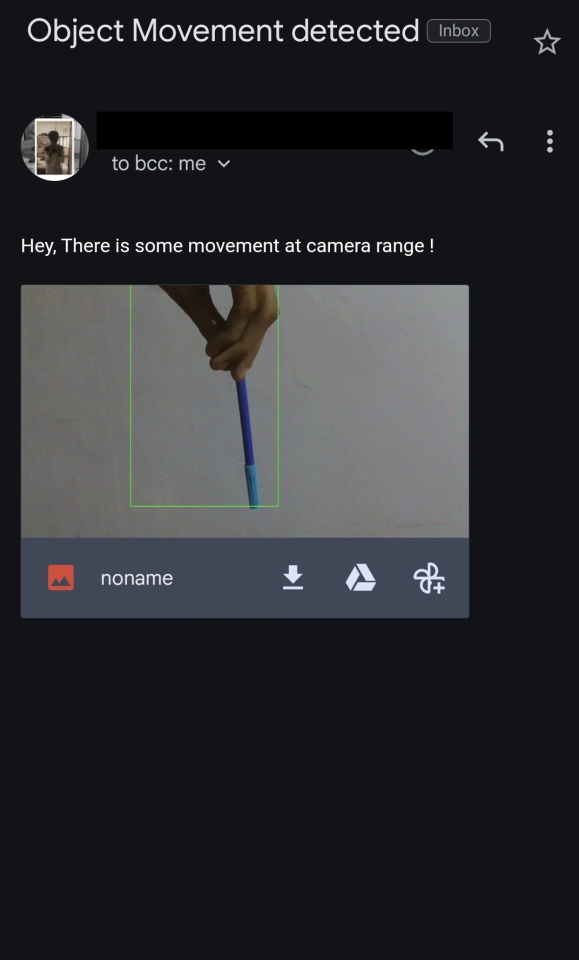
#> input picture app9/exmp.jpg, 1158 x 1920 px, given in place of the camera (shown at 1/2 size)
$ python main.py
#> lines starting #> are read from the running program, lines starting #| are printed output that depends on the picture
from itertools import count
import cv2, glob
from websocket import send
from emailing import send_mail
import time
import os
from threading import Thread

# Initializing video capture from the default camera
video = cv2.VideoCapture(0)
time.sleep(1)  # Allow the camera to warm up

status_list = []  # To track the status of motion detection
first_frame = None  # To store the first frame for background subtraction
count = 0  # To count and name saved images

def clean_folder():
    # Function to clean the images folder by removing all PNG files
    images = glob.glob("images/*.png")
    for image in images:
        os.remove(image)

while True:
    status = 0  # Reset status for each frame
    check, frame = video.read()  # Read a frame from the video capture
#> frame is the input picture: shape (1920, 1158, 3); mean B, G, R 48.3, 44.7, 43.6
    if not check:
        break  # Exit if frame is not read successfully

    # Pre-Processing Frames
    gray_frame = cv2.cvtColor(frame, cv2.COLOR_BGR2GRAY)  # Convert frame to grayscale
    gray_frame_gau = cv2.GaussianBlur(gray_frame, (21, 21), 0)  # Apply Gaussian Blur
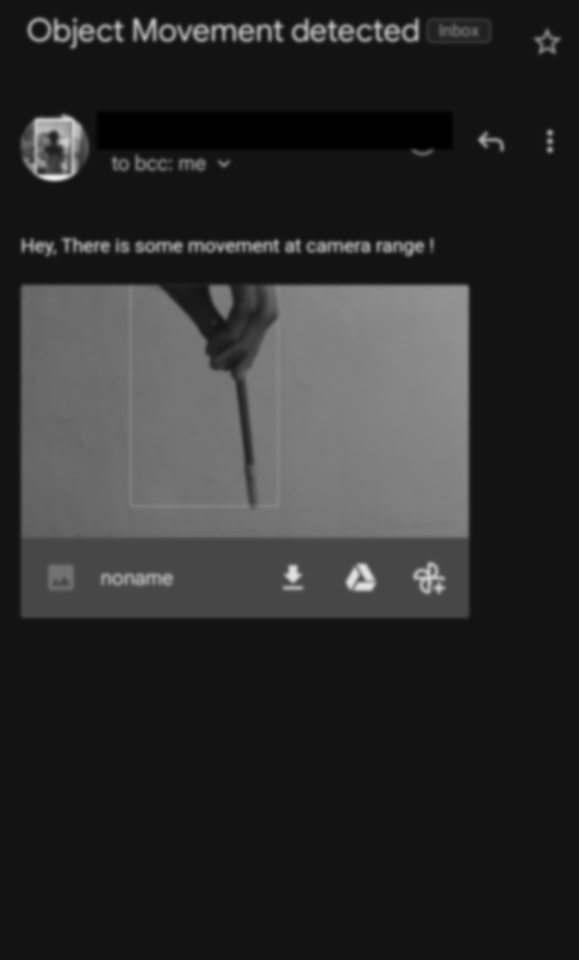
#> gray_frame_gau: shape (1920, 1158) (shown at 1/2 size); min 0, max 237, mean 44.7

    if first_frame is None:
        first_frame = gray_frame_gau  # Set the first frame for background subtraction

    delta_frame = cv2.absdiff(first_frame, gray_frame_gau)  # Compute difference between first frame and current frame
#> delta_frame: shape (1920, 1158); every value is 0

    thres_frame = cv2.threshold(delta_frame, 60, 255, cv2.THRESH_BINARY)[1]  # Apply threshold to get binary image

    dil_frame = cv2.dilate(thres_frame, None, iterations=2) # type: ignore # Dilate the threshold image to fill in holes

    # Optional: Add timestamp to the frame
    # now = datetime.now()
    # cv2.putText(img=frame, text=now.strftime("%A"), org=(30, 80), fontFace=cv2.FONT_HERSHEY_PLAIN, fontScale=1, color=(255, 255, 255), thickness=1, lineType=cv2.LINE_AA)
    # cv2.putText(img=frame, text=now.strftime("%H:%M:%S"), org=(30, 120), fontFace=cv2.FONT_HERSHEY_PLAIN, fontScale=1, color=(255, 255, 255), thickness=1, lineType=cv2.LINE_AA)

    # Display the threshold frame
    cv2.imshow("vid", thres_frame)

    # Find contours in the dilated frame
    contours, check = cv2.findContours(dil_frame, cv2.RETR_EXTERNAL, cv2.CHAIN_APPROX_SIMPLE)
#> contours = []; check = None

    for contour in contours:
        if cv2.contourArea(contour) < 5000:
            continue  # Ignore small contours

        x, y, w, h = cv2.boundingRect(contour)  # Get bounding box for the contour
        rectangle = cv2.rectangle(frame, (x, y), (x + w, y + h), (0, 255, 0), 1)  # Draw rectangle around the contour
        if rectangle.any():
            status = 1  # Set status to 1 if motion is detected
            cv2.imwrite(f"images/{count}.png", frame)  # Save the frame with motion detected
            count += 1  # Increment the count for image naming
            all_imgs = glob.glob("images/*.png")
            image = all_imgs[len(all_imgs) // 2]  # Select an image to send via email

    status_list.append(status)
    status_list = status_list[-2:]  # Keep only the last two status

    if status_list[0] == 1 and status_list[1] == 0:
        # Send an email if motion was detected and then stopped
        email_thread = Thread(target=send_mail, args=(image,))
        email_thread.daemon = True
        email_thread.start()

    # Display the frame with contours
    cv2.imshow("vid", frame)

    key = cv2.waitKey(1)
#> (key q is pressed here)
    if key == ord("q"):
        break  # Exit loop if 'q' key is pressed

# Clean the images folder after exiting the loop
clean_thread = Thread(target=clean_folder)
clean_thread.daemon = True
clean_thread.start()

video.release()  # Release the video capture
